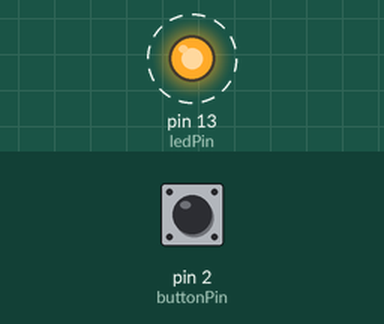
Bench run of a sketch on a simulated Arduino Uno, built with avr-gcc and run on an emulated ATmega328P. Parts: output pins drawn as LEDs (lit = HIGH). Dashed ring = blinking. The inputs (shaded band) are chosen by the test bench; at power-on: pin 2 (buttonPin) LOW.

Above: at 0.02 s.
Timing chart, 0 to 3.0 s (numbered marks = the images above):
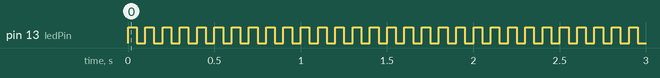

The sketch:

ledDimmer.ino
```cpp
// dims the led when button is pressed
const int buttonPin = 2;    // pin number for button
const int ledPin = 13;      // pin number for built_int LED

int buttonState = 0;

void setup() {
  // put your setup code here, to run once:
  pinMode(buttonPin, INPUT);  // get intput from button
  pinMode(ledPin, OUTPUT);   // send output to LED
}

void dimmer(int freq, int duty) {
  int period, onTime, offTime;
  period = 1000 / freq;                 // delay() is in milliseconds
  onTime = period * duty / 100;         // how to pretend duty is a fraction
  offTime = period - onTime;            // all time is accounted for (none lost to rounding)
  digitalWrite(LED_BUILTIN, HIGH);      // turn the LED on (HIGH is the voltage level)
  delay(onTime);                        // wait for the interval
  digitalWrite(LED_BUILTIN, LOW);       // turn the LED off by making the voltage LOW
  delay(offTime);                       // wait for a 10ms
}

void loop() {
  // put your main code here, to run repeatedly:
  buttonState = digitalRead(buttonPin);

  if (buttonState == HIGH){
    dimmer(10, 100);
  } else {
    dimmer(10, 50);
  }
}
```

Measured:
- by itself, pin 13 (ledPin): alternates HIGH for 0.05 s and LOW for 0.05 s
